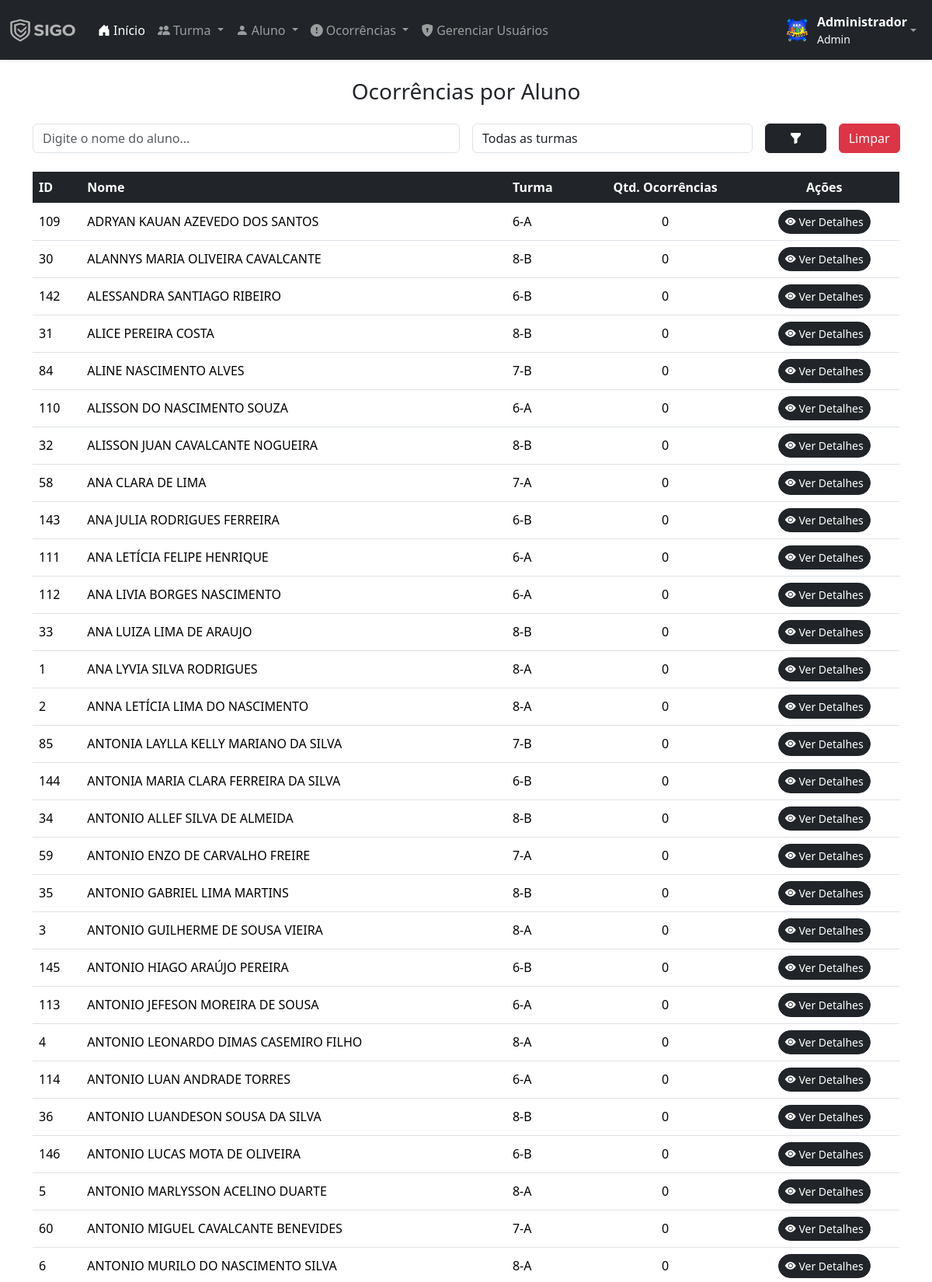
Screenshot of /contagem-ocorrencias.php (signed in, upper part) with the database file from the repository.
### tables this page shows
CREATE TABLE `alunos` (
  `id` int(11) NOT NULL,
  `nome` varchar(255) NOT NULL,
  `rg` varchar(30) NOT NULL,
  `cpf` varchar(20) NOT NULL,
  `endereco` varchar(255) NOT NULL,
  `tel` varchar(80) NOT NULL,
  `escolaridade` varchar(50) NOT NULL,
  `turma` int(11) NOT NULL
);

CREATE TABLE `turma` (
  `id` int(11) NOT NULL,
  `ano` int(11) NOT NULL,
  `turma` varchar(10) NOT NULL
);

### contagem-ocorrencias.php (the view, shortened to what this page needs)
<?php
require('includes/conexao.php');
$nomeBusca = isset($_GET['nomeBusca']) ? strtoupper($_GET['nomeBusca']) : '';
?>
<!DOCTYPE html>
<html lang="pt-br">
<?php include('layout/head.php'); ?>
<body>
<?php include('layout/menu.php'); ?>
<div class="container mt-4">
    <h3 class="text-center mb-4">Ocorrências por Aluno</h3>
    <form class="row g-3 mb-4" method="GET">
        <div class="col-md-6">
            <input type="text" class="form-control" name="nomeBusca" id="nomeBusca"
                   placeholder="Digite o nome do aluno..."
                   value="<?= htmlspecialchars($nomeBusca) ?>">
        </div>
        <div class="col-md-4">
            <select name="turmaBusca" class="selectpicker form-control" data-live-search="true" title="Filtrar por turma">
                <option value="">Todas as turmas</option>
            </select>
        </div>
        <div class="col-md-1 d-grid">
            <button type="submit" class="btn btn-dark"><i class="bi bi-funnel-fill"></i></button>
        </div>
        <div class="col-md-1 d-grid">
            <a href="<?= basename($_SERVER['PHP_SELF']); ?>" class="btn btn-danger">Limpar</a>
        </div>
    </form>
    <div class="table-responsive">
        <table class="table table-hover align-middle">
            <thead class="table-dark">
                <tr>
                    <th>ID</th>
                    <th>Nome</th>
                    <th>Turma</th>
                    <th class="text-center">Qtd. Ocorrências</th>
                    <th class="text-center">Ações</th>
                </tr>
            </thead>
            <tbody>
                <?php
                $filtros = [];
                $where = $filtros ? "WHERE " . implode(" AND ", $filtros) : "";
                $sql = "
                    SELECT a.id, a.nome, a.turma, COUNT(oa.ocorrencia_id) AS total
                    FROM alunos a
                    LEFT JOIN ocorrencia_aluno oa ON a.id = oa.alunos_id
                    $where
                    GROUP BY a.id, a.nome, a.turma
                    ORDER BY a.nome ASC
                ";
                $result = mysqli_query($conn, $sql);
                if (mysqli_num_rows($result) > 0) {
                    while ($dados = mysqli_fetch_assoc($result)) {
                        $id = $dados['id'];
                        $nome = $dados['nome'];
                        $turma_id = $dados['turma'];
                        $total = $dados['total'];
                        $turma_sql = "SELECT ano, turma FROM turma WHERE id = '$turma_id'";
                        $res_turma = mysqli_query($conn, $turma_sql);
                        $turma_dados = mysqli_fetch_assoc($res_turma);
                        $turma_nome = $turma_dados ? $turma_dados['ano'] . '-' . $turma_dados['turma'] : 'NÃO CADASTRADA';
                        echo "
                            <tr>
                                <td>$id</td>
                                <td>$nome</td>
                                <td>$turma_nome</td>
                                <td class='text-center'>$total</td>
                                <td class='text-center'>
                                    <a href='ver-ocorrencias-aluno.php?id=$id' class='btn btn-dark btn-sm rounded-pill'>
                                        <i class='bi bi-eye-fill'></i> Ver Detalhes
                                    </a>
                                </td>
                            </tr>
                        ";
                    }
                } else {
                    echo "<tr><td colspan='5' class='text-center'>Nenhum aluno encontrado.</td></tr>";
                }
                ?>
            </tbody>
        </table>
    </div>
</div>
<link rel="stylesheet" href="https://cdnjs.cloudflare.com/ajax/libs/bootstrap-select/1.14.0-beta3/css/bootstrap-select.min.css">
</body>
</html>

### rows the page displays
alunos: id "109", nome "ADRYAN KAUAN AZEVEDO DOS SANTOS", turma.turma "6-A", total "0"
alunos: id "30", nome "ALANNYS MARIA OLIVEIRA CAVALCANTE", turma.turma "8-B", total "0"
alunos: id "142", nome "ALESSANDRA SANTIAGO RIBEIRO", turma.turma "6-B", total "0"
alunos: id "31", nome "ALICE PEREIRA COSTA", turma.turma "8-B", total "0"
alunos: id "84", nome "ALINE NASCIMENTO ALVES", turma.turma "7-B", total "0"
alunos: id "110", nome "ALISSON DO NASCIMENTO SOUZA", turma.turma "6-A", total "0"
alunos: id "32", nome "ALISSON JUAN CAVALCANTE NOGUEIRA", turma.turma "8-B", total "0"
alunos: id "58", nome "ANA CLARA DE LIMA", turma.turma "7-A", total "0"
alunos: id "143", nome "ANA JULIA RODRIGUES FERREIRA", turma.turma "6-B", total "0"
alunos: id "111", nome "ANA LETÍCIA FELIPE HENRIQUE", turma.turma "6-A", total "0"
alunos: id "112", nome "ANA LIVIA BORGES NASCIMENTO", turma.turma "6-A", total "0"
alunos: id "33", nome "ANA LUIZA LIMA DE ARAUJO", turma.turma "8-B", total "0"
alunos: id "1", nome "ANA LYVIA SILVA RODRIGUES", turma.turma "8-A", total "0"
alunos: id "2", nome "ANNA LETÍCIA LIMA DO NASCIMENTO", turma.turma "8-A", total "0"
alunos: id "85", nome "ANTONIA LAYLLA KELLY MARIANO DA SILVA", turma.turma "7-B", total "0"
alunos: id "144", nome "ANTONIA MARIA CLARA FERREIRA DA SILVA", turma.turma "6-B", total "0"
alunos: id "34", nome "ANTONIO ALLEF SILVA DE ALMEIDA", turma.turma "8-B", total "0"
alunos: id "59", nome "ANTONIO ENZO DE CARVALHO FREIRE", turma.turma "7-A", total "0"
alunos: id "35", nome "ANTONIO GABRIEL LIMA MARTINS", turma.turma "8-B", total "0"
alunos: id "3", nome "ANTONIO GUILHERME DE SOUSA VIEIRA", turma.turma "8-A", total "0"
alunos: id "145", nome "ANTONIO HIAGO ARAÚJO PEREIRA", turma.turma "6-B", total "0"
alunos: id "113", nome "ANTONIO JEFESON MOREIRA DE SOUSA", turma.turma "6-A", total "0"
alunos: id "4", nome "ANTONIO LEONARDO DIMAS CASEMIRO FILHO", turma.turma "8-A", total "0"
alunos: id "114", nome "ANTONIO LUAN ANDRADE TORRES", turma.turma "6-A", total "0"
alunos: id "36", nome "ANTONIO LUANDESON SOUSA DA SILVA", turma.turma "8-B", total "0"
alunos: id "146", nome "ANTONIO LUCAS MOTA DE OLIVEIRA", turma.turma "6-B", total "0"
alunos: id "5", nome "ANTONIO MARLYSSON ACELINO DUARTE", turma.turma "8-A", total "0"
alunos: id "60", nome "ANTONIO MIGUEL CAVALCANTE BENEVIDES", turma.turma "7-A", total "0"
alunos: id "6", nome "ANTONIO MURILO DO NASCIMENTO SILVA", turma.turma "8-A", total "0"

### other values shown
$usuarioNome "Administrador"
$usuarioNivel "Admin"
